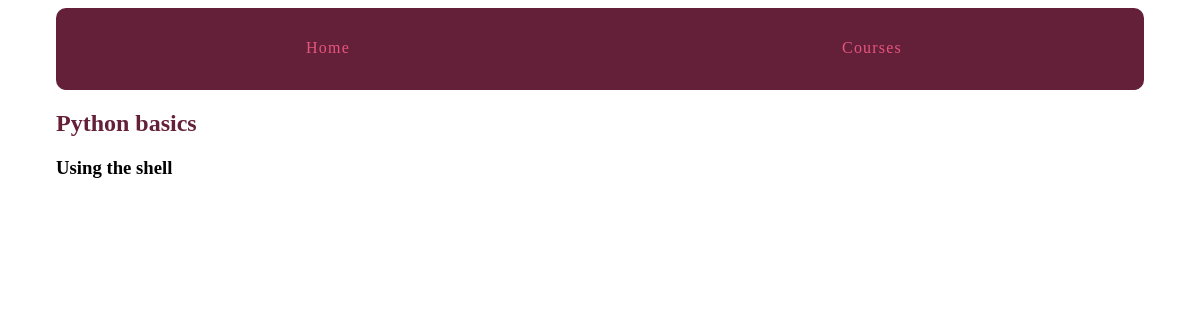
The page /courses/1/1/ on the database as committed earlier.
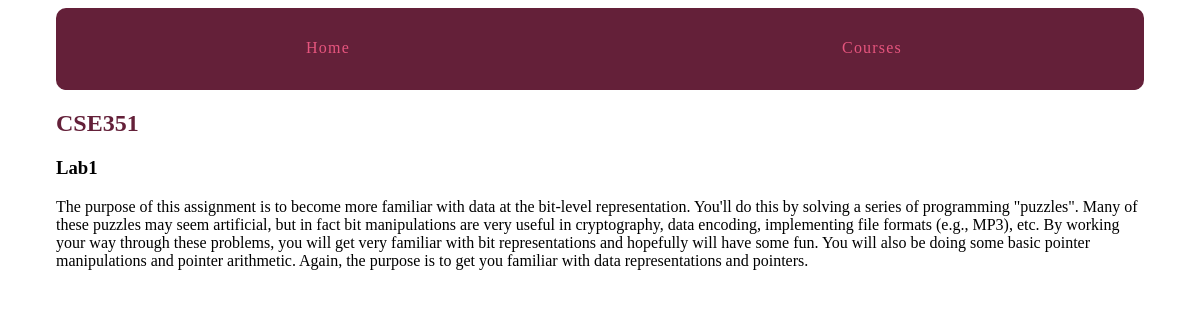
The same page on the database as committed later.
### courses/models.py (models this page shows, shortened)
class Step(models.Model):
    title = models.CharField(max_length=255)
    description = models.TextField()
    content = models.TextField(blank=True, default='')
    order = models.IntegerField(default=0)
    course = models.ForeignKey(Course)
    class Meta:
        ordering = ['order',]

class Course(models.Model):
    created_at = models.DateTimeField(auto_now_add=True)
    title = models.CharField(max_length=255)
    description = models.TextField()

### courses/views.py (the view)
# urls.py: url(r'(?P<course_pk>\d+)/(?P<step_pk>\d+)/$', views.step_detail,
def step_detail(request, course_pk, step_pk):
    step = get_object_or_404(Step, course_id=course_pk, pk=step_pk)
    return render(request, 'courses/step_detail.html', {'step': step})

### courses/templates/courses/step_detail.html (shortened to what this page needs)
{% extends "layout.html" %}
{% block content %}
<article>
    <h2><a href="{% url 'courses:detail' pk=step.course.pk %}">{{ step.course.title }}</a></h2>
    <h3>{{ step.title }}</h3>
    {{ step.content|linebreaks }}
</article>
{% endblock %}

Rows that differ between the two databases and show on the page:
changed Step: course "Python basics" → "CSE351"; title "Using the shell" → "Lab1"; content (not shown) → "The purpose of this assignment is to become more familiar with data at the bit-level representation. You'll do this by solving a series of programming \"puzzles\". Many of these puzzles may seem artificial, but in fact bit manipulations are very useful in cryptography, data encoding, implementing file formats (e.g., MP3), etc. By working your way through these problems, you will get very familiar with bit representations and hopefully will have some fun. You will also be doing some basic pointer manipulations and pointer arithmetic. Again, the purpose is to get you familiar with data representations and pointers."
